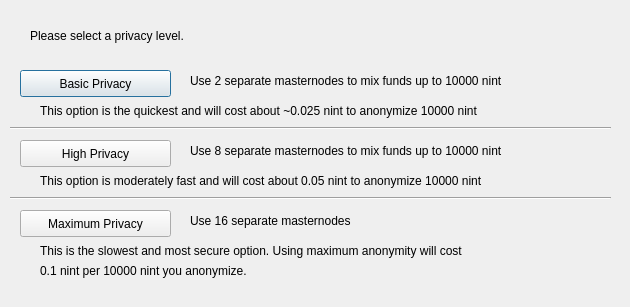
<?xml version="1.0" encoding="UTF-8"?>
<ui version="4.0">
 <class>ObfuscationConfig</class>
 <widget class="QDialog" name="ObfuscationConfig">
  <property name="geometry">
   <rect>
    <x>0</x>
    <y>0</y>
    <width>630</width>
    <height>307</height>
   </rect>
  </property>
  <property name="windowTitle">
   <string>Configure Obfuscation</string>
  </property>
  <widget class="QPushButton" name="buttonBasic">
   <property name="geometry">
    <rect>
     <x>20</x>
     <y>70</y>
     <width>151</width>
     <height>27</height>
    </rect>
   </property>
   <property name="text">
    <string>Basic Privacy</string>
   </property>
  </widget>
  <widget class="QPushButton" name="buttonHigh">
   <property name="geometry">
    <rect>
     <x>20</x>
     <y>140</y>
     <width>151</width>
     <height>27</height>
    </rect>
   </property>
   <property name="text">
    <string>High Privacy</string>
   </property>
  </widget>
  <widget class="QPushButton" name="buttonMax">
   <property name="geometry">
    <rect>
     <x>20</x>
     <y>210</y>
     <width>151</width>
     <height>27</height>
    </rect>
   </property>
   <property name="text">
    <string>Maximum Privacy</string>
   </property>
  </widget>
  <widget class="QLabel" name="label">
   <property name="geometry">
    <rect>
     <x>30</x>
     <y>20</y>
     <width>571</width>
     <height>31</height>
    </rect>
   </property>
   <property name="text">
    <string>Please select a privacy level.</string>
   </property>
  </widget>
  <widget class="QLabel" name="label_2">
   <property name="geometry">
    <rect>
     <x>190</x>
     <y>70</y>
     <width>421</width>
     <height>21</height>
    </rect>
   </property>
   <property name="text">
    <string>Use 2 separate masternodes to mix funds up to 10000 nint</string>
   </property>
  </widget>
  <widget class="QLabel" name="label_3">
   <property name="geometry">
    <rect>
     <x>190</x>
     <y>140</y>
     <width>411</width>
     <height>21</height>
    </rect>
   </property>
   <property name="text">
    <string>Use 8 separate masternodes to mix funds up to 10000 nint</string>
   </property>
  </widget>
  <widget class="QLabel" name="label_4">
   <property name="geometry">
    <rect>
     <x>190</x>
     <y>210</y>
     <width>421</width>
     <height>21</height>
    </rect>
   </property>
   <property name="text">
    <string>Use 16 separate masternodes</string>
   </property>
  </widget>
  <widget class="QLabel" name="label_6">
   <property name="geometry">
    <rect>
     <x>40</x>
     <y>100</y>
     <width>561</width>
     <height>21</height>
    </rect>
   </property>
   <property name="text">
    <string>This option is the quickest and will cost about ~0.025 nint to anonymize 10000 nint</string>
   </property>
  </widget>
  <widget class="QLabel" name="label_7">
   <property name="geometry">
    <rect>
     <x>40</x>
     <y>170</y>
     <width>561</width>
     <height>21</height>
    </rect>
   </property>
   <property name="text">
    <string>This option is moderately fast and will cost about 0.05 nint to anonymize 10000 nint</string>
   </property>
  </widget>
  <widget class="QLabel" name="label_8">
   <property name="geometry">
    <rect>
     <x>40</x>
     <y>240</y>
     <width>561</width>
     <height>21</height>
    </rect>
   </property>
   <property name="text">
    <string>This is the slowest and most secure option. Using maximum anonymity will cost</string>
   </property>
  </widget>
  <widget class="QLabel" name="label_9">
   <property name="geometry">
    <rect>
     <x>40</x>
     <y>260</y>
     <width>561</width>
     <height>21</height>
    </rect>
   </property>
   <property name="text">
    <string>0.1 nint per 10000 nint you anonymize.</string>
   </property>
  </widget>
  <widget class="Line" name="line">
   <property name="geometry">
    <rect>
     <x>10</x>
     <y>120</y>
     <width>601</width>
     <height>16</height>
    </rect>
   </property>
   <property name="orientation">
    <enum>Qt::Horizontal</enum>
   </property>
  </widget>
  <widget class="Line" name="line_2">
   <property name="geometry">
    <rect>
     <x>10</x>
     <y>190</y>
     <width>601</width>
     <height>16</height>
    </rect>
   </property>
   <property name="orientation">
    <enum>Qt::Horizontal</enum>
   </property>
  </widget>
 </widget>
 <resources/>
 <connections/>
</ui>
